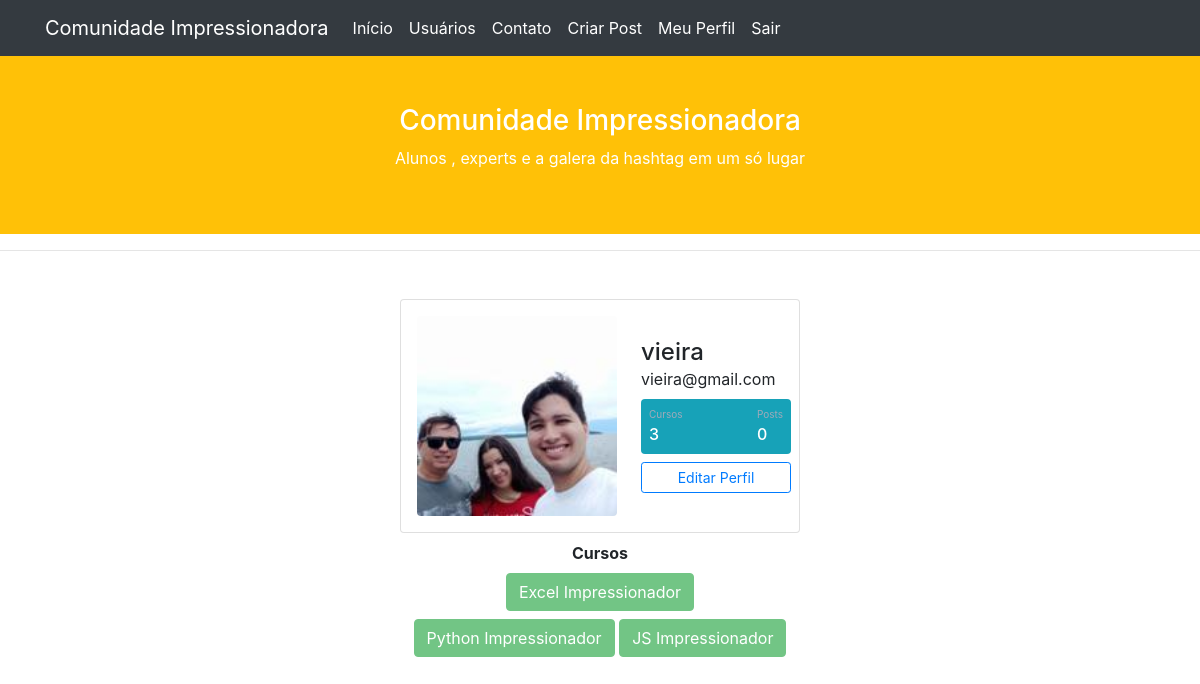
The app's page /perfil (signed in) with its own data.
### comunidadeimpressionadora/models.py (models this page shows)
class Usuarios(database.Model, UserMixin):
    id = database.Column(database.Integer, primary_key=True)
    username = database.Column(database.String, nullable=False)
    email = database.Column(database.String, nullable=False, unique=True)
    senha = database.Column(database.String(80), nullable=False)
    foto_perfil = database.Column(database.String, default='default.jpg')
    posts = database.relationship('Post', backref='autor', lazy=True)
    cursos = database.Column(database.String, nullable=False, default='Não Informado')

### comunidadeimpressionadora/routes.py (the view)
@app.route('/perfil')
@login_required
def perfil():
     foto_perfil = url_for('static', filename='fotos_perfil/{}'.format(current_user.foto_perfil))
     return render_template('perfil.html', foto_perfil=foto_perfil)

### comunidadeimpressionadora/models.py (called while the page is built)
@login_manager.user_loader
def load_usuarios(id_usuarios):
    return Usuarios.query.get(int(id_usuarios))

### comunidadeimpressionadora/templates/perfil.html (shortened to what this page needs)
{% extends 'base.html' %}
{% block body %}
   <div class="container mt-5 d-flex justify-content-center">
        <div class="card p-2">
             <div class="d-flex align-items-center">
                    <div class="image p-2">
                        <img src="{{ foto_perfil }}" class="rounded"  width="180" height="140">
                    </div>
                <div class="ml-3 w-100">
                   <h4 class="mb-0 mt-0">{{ current_user.username }}</h4><span>{{ current_user.email }} </span>
           <div class="p-2 mt-2 mb-2 bg-info d-flex justify-content-between rounded text-white stats">
               {% if 'Não Informado' in current_user.cursos %}
                    <div class="d-flex flex-column">
                        <span class="articles">Cursos</span>
                        <span class="number1">0</span>
                    </div>
               {% else %}
                    <div class="d-flex flex-column">
                        <span class="articles">Cursos</span>
                        <span class="number1">{{ current_user.cursos.count(';') + 1 }}</span>
                    </div>
               {% endif %}
                <div class="d-flex flex-column">
                    <span class="rating">Posts</span>
                    <span class="number3">0</span>
                </div>
           </div>
               <div class="w-100" class="button mt-2 d-flex flex-row align-items-center">
                   <a href="{{ url_for('editar_perfil') }}">
                       <button class="btn btn-sm btn-outline-primary w-100">Editar Perfil</button>
                   </a>
               </div>
                </div>
             </div>
        </div>
   </div>
<div class="row justify-content-center">
    <div class="col col-4 pt-2" style="text-align: center" >
        <strong>Cursos</strong> <br>
        {% for curso in current_user.cursos.split(';') %}
             <button type="button" class="btn btn-success mt-2 " disabled>{{ curso }}</button>
        {% endfor %}
    </div>
</div>
{% endblock %}

### comunidadeimpressionadora/static/style.css (style rules this page uses)
.card { width: 400px; border: none; border-radius: 10px; background-color: #008B8B; }
.stats { background: #f2f5f8 !important; color: #000 !important; }
.articles { font-size:10px; color: #a1aab9; }
.number1 { font-weight:500; }
.rating { font-size:10px; color: #a1aab9; }
.number3 { font-weight:500; }
.image img { width: 200px; height: 200px; object-fit: cover; }

### records on screen
Usuarios: username "vieira", email "vieira@gmail.com", cursos "3"

### other values on screen
{{ curso }} "Excel Impressionador" "Python Impressionador" "JS Impressionador"
